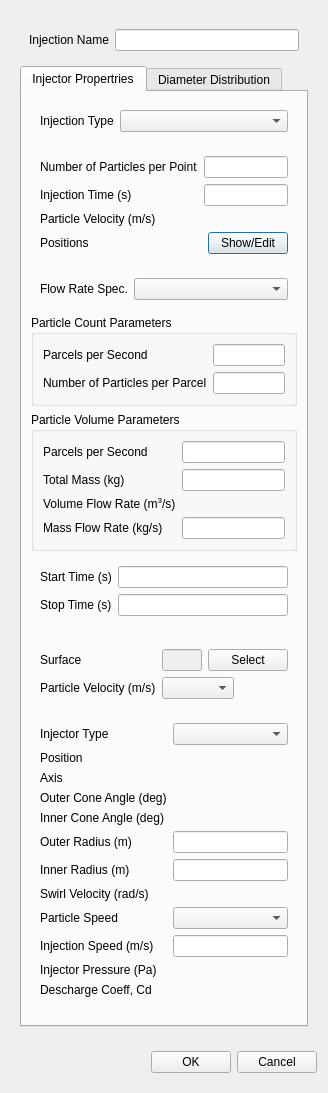
<?xml version="1.0" encoding="UTF-8"?>
<ui version="4.0">
 <class>InjectionDialog</class>
 <widget class="QDialog" name="InjectionDialog">
  <property name="geometry">
   <rect>
    <x>0</x>
    <y>0</y>
    <width>328</width>
    <height>1093</height>
   </rect>
  </property>
  <property name="windowTitle">
   <string>Injection</string>
  </property>
  <layout class="QVBoxLayout" name="verticalLayout_2">
   <item>
    <widget class="QWidget" name="dicalogContents" native="true">
     <layout class="QVBoxLayout" name="verticalLayout">
      <item>
       <widget class="QWidget" name="widget" native="true">
        <layout class="QFormLayout" name="formLayout">
         <item row="0" column="0">
          <widget class="QLabel" name="label">
           <property name="text">
            <string>Injection Name</string>
           </property>
          </widget>
         </item>
         <item row="0" column="1">
          <widget class="QLineEdit" name="name"/>
         </item>
        </layout>
       </widget>
      </item>
      <item>
       <widget class="QTabWidget" name="tabWidget">
        <property name="currentIndex">
         <number>0</number>
        </property>
        <widget class="QWidget" name="tab">
         <attribute name="title">
          <string>Injector Propertries</string>
         </attribute>
         <layout class="QVBoxLayout" name="verticalLayout_4">
          <item>
           <widget class="QWidget" name="widget_8" native="true">
            <layout class="QFormLayout" name="formLayout_7">
             <item row="0" column="0">
              <widget class="QLabel" name="label_20">
               <property name="text">
                <string>Injection Type</string>
               </property>
              </widget>
             </item>
             <item row="0" column="1">
              <widget class="PythonComboBox" name="injectionType"/>
             </item>
            </layout>
           </widget>
          </item>
          <item>
           <widget class="QWidget" name="pointInjection" native="true">
            <layout class="QFormLayout" name="formLayout_2">
             <item row="0" column="0">
              <widget class="QLabel" name="label_2">
               <property name="text">
                <string>Number of Particles per Point</string>
               </property>
              </widget>
             </item>
             <item row="0" column="1">
              <widget class="BatchableFloatEdit" name="numberOfParticlesPerPoint"/>
             </item>
             <item row="1" column="0">
              <widget class="QLabel" name="label_3">
               <property name="text">
                <string>Injection Time (s)</string>
               </property>
              </widget>
             </item>
             <item row="1" column="1">
              <widget class="BatchableFloatEdit" name="injectionTime"/>
             </item>
             <item row="2" column="0">
              <widget class="QLabel" name="label_4">
               <property name="text">
                <string>Particle Velocity (m/s)</string>
               </property>
              </widget>
             </item>
             <item row="3" column="0">
              <widget class="QLabel" name="label_5">
               <property name="text">
                <string>Positions</string>
               </property>
              </widget>
             </item>
             <item row="2" column="1">
              <widget class="VectorWidget" name="pointParticleVelocity" native="true"/>
             </item>
             <item row="3" column="1">
              <layout class="QHBoxLayout" name="horizontalLayout_3">
               <item>
                <spacer name="horizontalSpacer_2">
                 <property name="orientation">
                  <enum>Qt::Horizontal</enum>
                 </property>
                 <property name="sizeHint" stdset="0">
                  <size>
                   <width>40</width>
                   <height>20</height>
                  </size>
                 </property>
                </spacer>
               </item>
               <item>
                <widget class="QPushButton" name="editPosition">
                 <property name="text">
                  <string>Show/Edit</string>
                 </property>
                </widget>
               </item>
              </layout>
             </item>
            </layout>
           </widget>
          </item>
          <item>
           <widget class="QWidget" name="flowRate" native="true">
            <layout class="QVBoxLayout" name="verticalLayout_3">
             <property name="leftMargin">
              <number>0</number>
             </property>
             <property name="topMargin">
              <number>0</number>
             </property>
             <property name="rightMargin">
              <number>0</number>
             </property>
             <item>
              <widget class="QWidget" name="widget_4" native="true">
               <layout class="QFormLayout" name="formLayout_3">
                <item row="0" column="0">
                 <widget class="QLabel" name="label_11">
                  <property name="text">
                   <string>Flow Rate Spec.</string>
                  </property>
                 </widget>
                </item>
                <item row="0" column="1">
                 <widget class="PythonComboBox" name="flowRateSpec"/>
                </item>
               </layout>
              </widget>
             </item>
             <item>
              <widget class="QGroupBox" name="particleCountParameters">
               <property name="title">
                <string>Particle Count Parameters</string>
               </property>
               <layout class="QFormLayout" name="formLayout_4">
                <item row="0" column="0">
                 <widget class="QLabel" name="label_12">
                  <property name="text">
                   <string>Parcels per Second</string>
                  </property>
                 </widget>
                </item>
                <item row="0" column="1">
                 <widget class="BatchableFloatEdit" name="countParcelPerSecond"/>
                </item>
                <item row="1" column="0">
                 <widget class="QLabel" name="label_13">
                  <property name="text">
                   <string>Number of Particles per Parcel</string>
                  </property>
                 </widget>
                </item>
                <item row="1" column="1">
                 <widget class="BatchableFloatEdit" name="numberOfParticlesPerParcel"/>
                </item>
               </layout>
              </widget>
             </item>
             <item>
              <widget class="QGroupBox" name="particleVolumeParameters">
               <property name="title">
                <string>Particle Volume Parameters</string>
               </property>
               <layout class="QFormLayout" name="formLayout_5">
                <item row="0" column="0">
                 <widget class="QLabel" name="label_14">
                  <property name="text">
                   <string>Parcels per Second</string>
                  </property>
                 </widget>
                </item>
                <item row="0" column="1">
                 <widget class="BatchableFloatEdit" name="volumeParcelPerSecond"/>
                </item>
                <item row="1" column="0">
                 <widget class="QLabel" name="label_15">
                  <property name="text">
                   <string>Total Mass (kg)</string>
                  </property>
                 </widget>
                </item>
                <item row="1" column="1">
                 <widget class="BatchableFloatEdit" name="totalMass"/>
                </item>
                <item row="2" column="0">
                 <widget class="QLabel" name="label_16">
                  <property name="text">
                   <string>Volume Flow Rate (m&lt;sup&gt;3&lt;/sup&gt;/s)</string>
                  </property>
                 </widget>
                </item>
                <item row="2" column="1">
                 <widget class="Function1ScalarWidget" name="volumeFlowRate" native="true"/>
                </item>
                <item row="3" column="0">
                 <widget class="QLabel" name="label_26">
                  <property name="text">
                   <string>Mass Flow Rate (kg/s)</string>
                  </property>
                 </widget>
                </item>
                <item row="3" column="1">
                 <widget class="BatchableFloatEdit" name="massFlowRate"/>
                </item>
               </layout>
              </widget>
             </item>
             <item>
              <widget class="QWidget" name="startStopTime" native="true">
               <layout class="QFormLayout" name="formLayout_6">
                <item row="0" column="0">
                 <widget class="QLabel" name="label_17">
                  <property name="text">
                   <string>Start Time (s)</string>
                  </property>
                 </widget>
                </item>
                <item row="0" column="1">
                 <widget class="BatchableFloatEdit" name="startTime"/>
                </item>
                <item row="1" column="0">
                 <widget class="QLabel" name="label_18">
                  <property name="text">
                   <string>Stop Time (s)</string>
                  </property>
                 </widget>
                </item>
                <item row="1" column="1">
                 <widget class="BatchableFloatEdit" name="stopTime"/>
                </item>
               </layout>
              </widget>
             </item>
            </layout>
           </widget>
          </item>
          <item>
           <widget class="QWidget" name="surfaceInjection" native="true">
            <layout class="QFormLayout" name="formLayout_10">
             <item row="1" column="0">
              <widget class="QLabel" name="label_39">
               <property name="text">
                <string>Particle Velocity (m/s)</string>
               </property>
              </widget>
             </item>
             <item row="1" column="1">
              <layout class="QHBoxLayout" name="horizontalLayout">
               <item>
                <widget class="PythonComboBox" name="surfaceParticleVelocityType"/>
               </item>
               <item>
                <widget class="VectorWidget" name="surfaceParticleVelocity" native="true"/>
               </item>
              </layout>
             </item>
             <item row="0" column="0">
              <widget class="QLabel" name="label_40">
               <property name="text">
                <string>Surface</string>
               </property>
              </widget>
             </item>
             <item row="0" column="1">
              <layout class="QHBoxLayout" name="horizontalLayout_4">
               <item>
                <widget class="QLineEdit" name="surface">
                 <property name="enabled">
                  <bool>false</bool>
                 </property>
                </widget>
               </item>
               <item>
                <widget class="QPushButton" name="surfaceSelect">
                 <property name="text">
                  <string>Select</string>
                 </property>
                </widget>
               </item>
              </layout>
             </item>
            </layout>
           </widget>
          </item>
          <item>
           <widget class="QWidget" name="coneInjection" native="true">
            <layout class="QFormLayout" name="formLayout_11">
             <item row="0" column="0">
              <widget class="QLabel" name="label_6">
               <property name="text">
                <string>Injector Type</string>
               </property>
              </widget>
             </item>
             <item row="0" column="1">
              <widget class="PythonComboBox" name="coneInjectorType"/>
             </item>
             <item row="1" column="0">
              <widget class="QLabel" name="label_7">
               <property name="text">
                <string>Position</string>
               </property>
              </widget>
             </item>
             <item row="1" column="1">
              <widget class="Function1VectorWidget" name="conePosition" native="true"/>
             </item>
             <item row="2" column="0">
              <widget class="QLabel" name="label_8">
               <property name="text">
                <string>Axis</string>
               </property>
              </widget>
             </item>
             <item row="2" column="1">
              <widget class="Function1VectorWidget" name="coneAxis" native="true"/>
             </item>
             <item row="3" column="0">
              <widget class="QLabel" name="label_9">
               <property name="text">
                <string>Outer Cone Angle (deg)</string>
               </property>
              </widget>
             </item>
             <item row="3" column="1">
              <widget class="Function1ScalarWidget" name="outerConeAngle" native="true"/>
             </item>
             <item row="4" column="0">
              <widget class="QLabel" name="label_10">
               <property name="text">
                <string>Inner Cone Angle (deg)</string>
               </property>
              </widget>
             </item>
             <item row="4" column="1">
              <widget class="Function1ScalarWidget" name="innerConeAngle" native="true"/>
             </item>
             <item row="5" column="0">
              <widget class="QLabel" name="label_30">
               <property name="text">
                <string>Outer Radius (m)</string>
               </property>
              </widget>
             </item>
             <item row="5" column="1">
              <widget class="BatchableFloatEdit" name="outerRadius"/>
             </item>
             <item row="6" column="0">
              <widget class="QLabel" name="label_31">
               <property name="text">
                <string>Inner Radius (m)</string>
               </property>
              </widget>
             </item>
             <item row="6" column="1">
              <widget class="BatchableFloatEdit" name="innerRadius"/>
             </item>
             <item row="7" column="0">
              <widget class="QLabel" name="label_32">
               <property name="text">
                <string>Swirl Velocity (rad/s)</string>
               </property>
              </widget>
             </item>
             <item row="7" column="1">
              <widget class="Function1ScalarWidget" name="swirlVelocity" native="true"/>
             </item>
             <item row="8" column="0">
              <widget class="QLabel" name="label_33">
               <property name="text">
                <string>Particle Speed</string>
               </property>
              </widget>
             </item>
             <item row="8" column="1">
              <widget class="PythonComboBox" name="coneParticleSpeed"/>
             </item>
             <item row="9" column="0">
              <widget class="QLabel" name="label_34">
               <property name="text">
                <string>Injection Speed (m/s)</string>
               </property>
              </widget>
             </item>
             <item row="9" column="1">
              <widget class="BatchableFloatEdit" name="injectionSpeed"/>
             </item>
             <item row="10" column="0">
              <widget class="QLabel" name="label_35">
               <property name="text">
                <string>Injector Pressure (Pa)</string>
               </property>
              </widget>
             </item>
             <item row="10" column="1">
              <widget class="Function1ScalarWidget" name="injectorPressure" native="true"/>
             </item>
             <item row="11" column="0">
              <widget class="QLabel" name="label_36">
               <property name="text">
                <string>Descharge Coeff, Cd</string>
               </property>
              </widget>
             </item>
             <item row="11" column="1">
              <widget class="Function1ScalarWidget" name="dischargeCoeff" native="true"/>
             </item>
            </layout>
           </widget>
          </item>
          <item>
           <spacer name="verticalSpacer">
            <property name="orientation">
             <enum>Qt::Vertical</enum>
            </property>
            <property name="sizeHint" stdset="0">
             <size>
              <width>20</width>
              <height>0</height>
             </size>
            </property>
           </spacer>
          </item>
         </layout>
        </widget>
        <widget class="QWidget" name="tab_2">
         <attribute name="title">
          <string>Diameter Distribution</string>
         </attribute>
         <layout class="QVBoxLayout" name="verticalLayout_6">
          <item>
           <widget class="QWidget" name="widget_16" native="true">
            <layout class="QFormLayout" name="formLayout_8">
             <item row="0" column="0">
              <widget class="QLabel" name="label_21">
               <property name="text">
                <string>Diameter Distribution</string>
               </property>
              </widget>
             </item>
             <item row="0" column="1">
              <widget class="QComboBox" name="diameterDistribution"/>
             </item>
            </layout>
           </widget>
          </item>
          <item>
           <widget class="QGroupBox" name="diameterParameters">
            <property name="title">
             <string>Parameters</string>
            </property>
            <layout class="QFormLayout" name="formLayout_9">
             <item row="1" column="0">
              <widget class="QLabel" name="label_22">
               <property name="text">
                <string>Min. Diameter</string>
               </property>
              </widget>
             </item>
             <item row="1" column="1">
              <widget class="BatchableFloatEdit" name="minDiameter"/>
             </item>
             <item row="2" column="0">
              <widget class="QLabel" name="label_23">
               <property name="text">
                <string>Max. Diameter</string>
               </property>
              </widget>
             </item>
             <item row="2" column="1">
              <widget class="BatchableFloatEdit" name="maxDiameter"/>
             </item>
             <item row="3" column="0">
              <widget class="QLabel" name="label_24">
               <property name="text">
                <string>Mean Diameter</string>
               </property>
              </widget>
             </item>
             <item row="3" column="1">
              <widget class="BatchableFloatEdit" name="meanDiameter"/>
             </item>
             <item row="4" column="0">
              <widget class="QLabel" name="label_25">
               <property name="text">
                <string>Spread Parameter</string>
               </property>
              </widget>
             </item>
             <item row="4" column="1">
              <widget class="BatchableFloatEdit" name="spreadParameter"/>
             </item>
             <item row="0" column="0">
              <widget class="QLabel" name="label_19">
               <property name="text">
                <string>Diameter</string>
               </property>
              </widget>
             </item>
             <item row="0" column="1">
              <widget class="BatchableFloatEdit" name="diameter"/>
             </item>
             <item row="5" column="0">
              <widget class="QLabel" name="label_29">
               <property name="text">
                <string>Std. Deviation</string>
               </property>
              </widget>
             </item>
             <item row="5" column="1">
              <widget class="BatchableFloatEdit" name="stdDeviation"/>
             </item>
            </layout>
           </widget>
          </item>
          <item>
           <spacer name="verticalSpacer_2">
            <property name="orientation">
             <enum>Qt::Vertical</enum>
            </property>
            <property name="sizeHint" stdset="0">
             <size>
              <width>20</width>
              <height>0</height>
             </size>
            </property>
           </spacer>
          </item>
         </layout>
        </widget>
       </widget>
      </item>
     </layout>
    </widget>
   </item>
   <item>
    <widget class="QWidget" name="widget_3" native="true">
     <layout class="QHBoxLayout" name="horizontalLayout_2">
      <property name="rightMargin">
       <number>0</number>
      </property>
      <item>
       <spacer name="horizontalSpacer">
        <property name="orientation">
         <enum>Qt::Horizontal</enum>
        </property>
        <property name="sizeHint" stdset="0">
         <size>
          <width>40</width>
          <height>20</height>
         </size>
        </property>
       </spacer>
      </item>
      <item>
       <widget class="QPushButton" name="ok">
        <property name="text">
         <string>OK</string>
        </property>
       </widget>
      </item>
      <item>
       <widget class="QPushButton" name="cancel">
        <property name="text">
         <string>Cancel</string>
        </property>
       </widget>
      </item>
     </layout>
    </widget>
   </item>
  </layout>
 </widget>
 <customwidgets>
  <customwidget>
   <class>BatchableFloatEdit</class>
   <extends>QLineEdit</extends>
   <header location="global">baramFlow.view.widgets.batchable_float_edit</header>
  </customwidget>
  <customwidget>
   <class>VectorWidget</class>
   <extends>QWidget</extends>
   <header>baramFlow.view.widgets.vector_widget</header>
   <container>1</container>
  </customwidget>
  <customwidget>
   <class>Function1ScalarWidget</class>
   <extends>QWidget</extends>
   <header>baramFlow.view.setup.models.DPM.function1_widget</header>
   <container>1</container>
  </customwidget>
  <customwidget>
   <class>Function1VectorWidget</class>
   <extends>QWidget</extends>
   <header>baramFlow.view.setup.models.DPM.function1_widget</header>
   <container>1</container>
  </customwidget>
  <customwidget>
   <class>PythonComboBox</class>
   <extends>QComboBox</extends>
   <header>widgets.python_combo_box</header>
  </customwidget>
 </customwidgets>
 <resources/>
 <connections>
  <connection>
   <sender>cancel</sender>
   <signal>clicked()</signal>
   <receiver>InjectionDialog</receiver>
   <slot>reject()</slot>
   <hints>
    <hint type="sourcelabel">
     <x>353</x>
     <y>1048</y>
    </hint>
    <hint type="destinationlabel">
     <x>199</x>
     <y>539</y>
    </hint>
   </hints>
  </connection>
 </connections>
</ui>
